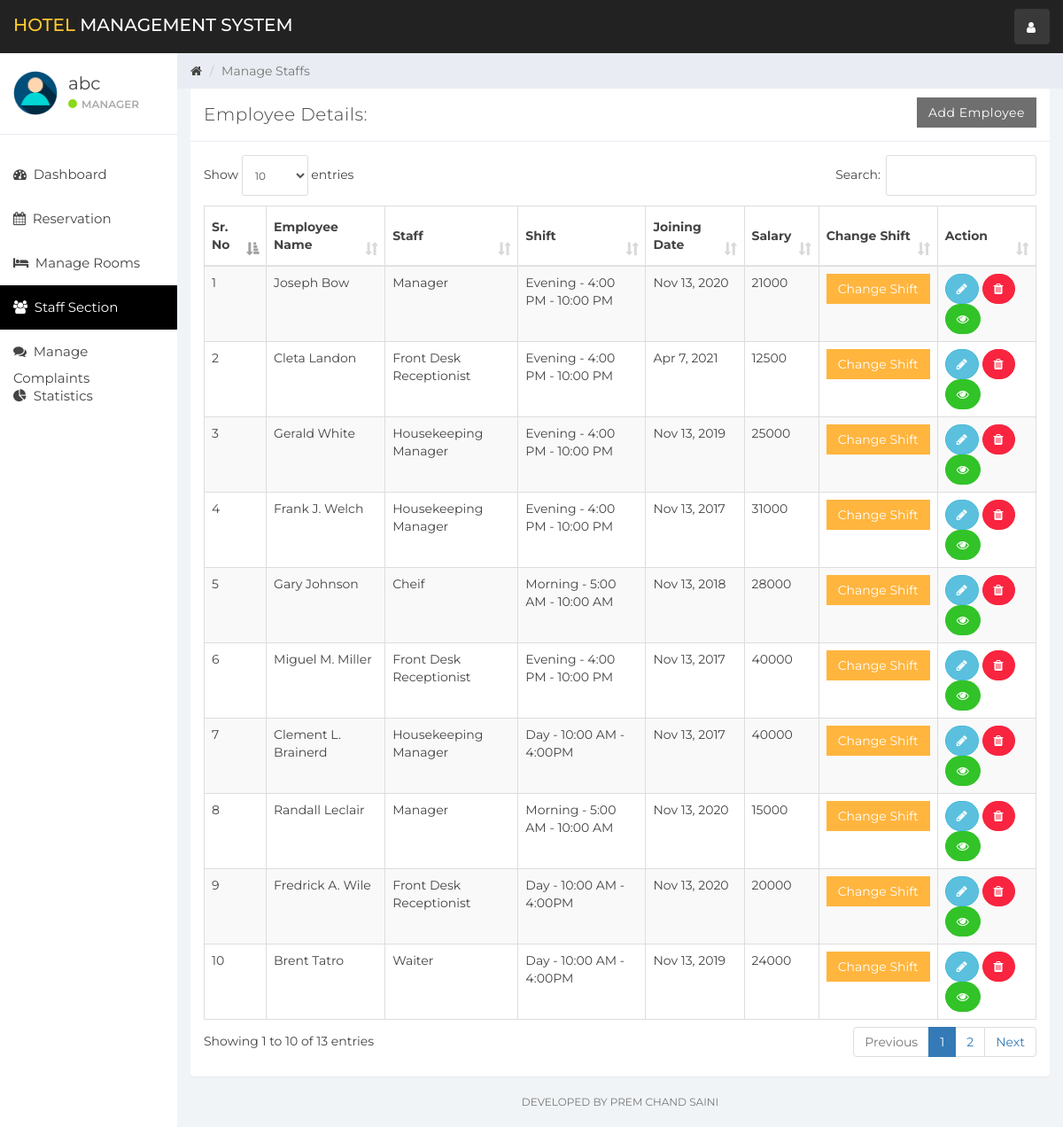
Screenshot of /HotelMS-PHP/index.php?staff_mang (signed in) with the database file from the repository.
### tables this page shows
CREATE TABLE `user` (
  `id` int(11) NOT NULL,
  `name` varchar(100) NOT NULL,
  `username` varchar(15) NOT NULL,
  `email` varchar(100) NOT NULL,
  `password` varchar(100) NOT NULL,
  `created_at` timestamp NOT NULL DEFAULT current_timestamp()
);

CREATE TABLE `staff` (
  `emp_id` int(11) NOT NULL,
  `emp_name` varchar(100) NOT NULL,
  `staff_type_id` int(11) NOT NULL,
  `shift_id` int(11) NOT NULL,
  `id_card_type` int(11) NOT NULL,
  `id_card_no` varchar(20) NOT NULL,
  `address` varchar(100) NOT NULL,
  `contact_no` bigint(20) NOT NULL,
  `salary` bigint(20) NOT NULL,
  `joining_date` timestamp NOT NULL DEFAULT current_timestamp(),
  `updated_at` timestamp NOT NULL DEFAULT current_timestamp() ON UPDATE current_timestamp()
);

CREATE TABLE `staff_type` (
  `staff_type_id` int(10) NOT NULL,
  `staff_type` varchar(100) NOT NULL
);

CREATE TABLE `shift` (
  `shift_id` int(10) NOT NULL,
  `shift` varchar(100) NOT NULL,
  `shift_timing` varchar(100) NOT NULL
);

### HotelMS-PHP/staff_mang.php (the view, shortened to what this page needs)
<div class="col-sm-9 col-sm-offset-3 col-lg-10 col-lg-offset-2 main">
    <div class="row">
        <ol class="breadcrumb">
            <li><a href="#">
                    <em class="fa fa-home"></em>
                </a></li>
            <li class="active">Manage Staffs</li>
        </ol>
    </div>
    <div class="row">
        <div class="col-lg-12">
            <div class="panel panel-default">
                <div class="panel-heading">Employee Details:
                    <a href="index.php?add_emp" class="btn btn-secondary pull-right" style="border-radius:0%">Add Employee</a>
                </div>
                <div class="panel-body">
                    <table class="table table-striped table-bordered table-responsive" cellspacing="0" width="100%"
                           id="rooms">
                        <thead>
                        <tr>
                            <th>Sr. No</th>
                            <th>Employee Name</th>
                            <th>Staff</th>
                            <th>Shift</th>
                            <th>Joining Date</th>
                            <th>Salary</th>
                            <th>Change Shift</th>
                            <th>Action</th>
                        </tr>
                        </thead>
                        <tbody>
                        <?php
                        $staff_query = "SELECT * FROM staff  NATURAL JOIN staff_type NATURAL JOIN shift";
                        $staff_result = mysqli_query($connection, $staff_query);
                        if (mysqli_num_rows($staff_result) > 0) {
                            while ($staff = mysqli_fetch_assoc($staff_result)) { ?>
                                <tr>
                                    <td><?php echo $staff['emp_id']; ?></td>
                                    <td><?php echo $staff['emp_name']; ?></td>
                                    <td><?php echo $staff['staff_type']; ?></td>
                                    <td><?php echo $staff['shift'] . ' - ' . $staff['shift_timing']; ?></td>
                                    <td><?php echo date('M j, Y', strtotime($staff['joining_date'])); ?></td>
                                    <td><?php echo $staff['salary']; ?></td>
                                    <td>
                                        <button class="btn btn-warning" style="border-radius:0%" data-toggle="modal" data-target="#changeShift"
                                                data-id="<?php echo $staff['emp_id']; ?>" id="change_shift">Change Shift</button>
                                    </td>
                                    <td>
                                        <button data-toggle="modal"
                                                data-target="#empDetail<?php echo $staff['emp_id']; ?>"
                                                data-id="<?php echo $staff['emp_id']; ?>" id="editEmp"
                                                class="btn btn-info" style="border-radius:60px;"><i class="fa fa-pencil"></i></button>
                                        <a href='functionmis.php?empid=<?php echo $staff['emp_id']; ?>'
                                           class="btn btn-danger" onclick="return confirm('Are you Sure?')" style="border-radius:60px;"><i
                                                    class="fa fa-trash"></i></a>
                                        <a href='index.php?emp_history&empid=<?php echo $staff['emp_id']; ?>'
                                           class="btn btn-success" title="Employee Histery" style="border-radius:60px;"><i class="fa fa-eye"></i></a>
                                    </td>
                                </tr>
                                <?php
                            }
                        }
                        ?>
                        </tbody>
                    </table>
                </div>
            </div>
        </div>
    </div>
    <div class="row">
        <div class="col-sm-12">
        <p class="back-link">Developed By Prem Chand Saini</p>
        </div>
    </div>
</div>

### HotelMS-PHP/sidebar.php (shortened to what this page needs)
<div id="sidebar-collapse" class="col-sm-3 col-lg-2 sidebar">
    <div class="profile-sidebar">
        <div class="profile-userpic">
            <img src="img/user.png" class="img-responsive" alt="">
        </div>
        <div class="profile-usertitle">
            <div class="profile-usertitle-name"><?php echo $user['name'];?></div>
            <div class="profile-usertitle-status"><span class="indicator label-success"></span>Manager</div>
        </div>
    </div>
    <ul class="nav menu">
    <?php
        if (isset($_GET['dashboard'])){ ?>
            <li class="active">
                <a href="index.php?dashboard"><em class="fa fa-dashboard">&nbsp;</em>
                    Dashboard
                </a>
            </li>
        <?php } else{?>
            <li>
                <a href="index.php?dashboard"><em class="fa fa-dashboard">&nbsp;</em>
                    Dashboard
                </a>
            </li>
        <?php }
        if (isset($_GET['reservation'])){ ?>
            <li class="active">
            <a href="index.php?reservation"><em class="fa fa-calendar">&nbsp;</em>
                    Reservation
                </a>
            </li>
        <?php } else{?>
            <li>
            <a href="index.php?reservation"><em class="fa fa-calendar">&nbsp;</em>
                    Reservation
                </a>
            </li>
        <?php }
        if (isset($_GET['room_mang'])){ ?>
            <li class="active">
                <a href="index.php?room_mang"><em class="fa fa-bed">&nbsp;</em>
                    Manage Rooms
                </a>
            </li>
        <?php } else{?>
            <li>
            <a href="index.php?room_mang"><em class="fa fa-bed">&nbsp;</em>
                    Manage Rooms
                </a>
            </li>
        <?php }
        if (isset($_GET['staff_mang'])){ ?>
            <li class="active">
                <a href="index.php?staff_mang"><em class="fa fa-users">&nbsp;</em>
                    Staff Section
                </a>
            </li>
        <?php }
        if (isset($_GET['complain'])){ ?>
            <li class="active">
                <a href="index.php?complain"><em class="fa fa-comments">&nbsp;</em>
                    Manage Complaints
                </a>
            </li>
        <?php } else{?>
            <li>
                <a href="index.php?complain"><em class="fa fa-comments">&nbsp;</em>
                    Manage Complaints
                </a>
            </li>
        <?php }
        ?>
        <?php
        if (isset($_GET['statistics'])){ ?>
            <li class="active">
                <a href="index.php?statistics"><em class="fa fa-pie-chart">&nbsp;</em>
                    Statistics
                </a>
            </li>
        <?php } else{?>
        <li>
            <a href="index.php?statistics"><em class="fa fa-pie-chart">&nbsp;</em>
                Statistics
            </a>
        </li>
<?php }?>
    </ul>
</div>

### rows the page displays
user: name "abc"
staff: emp_id "1", emp_name "Joseph Bow", staff_type.staff_type "Manager", shift.shift "Evening", shift.shift_timing "4:00 PM - 10:00 PM", joining_date "Nov 13, 2020", salary "21000"
staff: emp_id "2", emp_name "Cleta Landon", staff_type.staff_type "Front Desk Receptionist", shift.shift "Evening", shift.shift_timing "4:00 PM - 10:00 PM", joining_date "Apr 7, 2021", salary "12500"
staff: emp_id "3", emp_name "Gerald White", staff_type.staff_type "Housekeeping Manager", shift.shift "Evening", shift.shift_timing "4:00 PM - 10:00 PM", joining_date "Nov 13, 2019", salary "25000"
staff: emp_id "4", emp_name "Frank J. Welch", staff_type.staff_type "Housekeeping Manager", shift.shift "Evening", shift.shift_timing "4:00 PM - 10:00 PM", joining_date "Nov 13, 2017", salary "31000"
staff: emp_id "5", emp_name "Gary Johnson", staff_type.staff_type "Cheif", shift.shift "Morning", shift.shift_timing "5:00 AM - 10:00 AM", joining_date "Nov 13, 2018", salary "28000"
staff: emp_id "6", emp_name "Miguel M. Miller", staff_type.staff_type "Front Desk Receptionist", shift.shift "Evening", shift.shift_timing "4:00 PM - 10:00 PM", joining_date "Nov 13, 2017", salary "40000"
staff: emp_id "7", emp_name "Clement L. Brainerd", staff_type.staff_type "Housekeeping Manager", shift.shift "Day", shift.shift_timing "10:00 AM - 4:00PM", joining_date "Nov 13, 2017", salary "40000"
staff: emp_id "8", emp_name "Randall Leclair", staff_type.staff_type "Manager", shift.shift "Morning", shift.shift_timing "5:00 AM - 10:00 AM", joining_date "Nov 13, 2020", salary "15000"
staff: emp_id "9", emp_name "Fredrick A. Wile", staff_type.staff_type "Front Desk Receptionist", shift.shift "Day", shift.shift_timing "10:00 AM - 4:00PM", joining_date "Nov 13, 2020", salary "20000"
staff: emp_id "10", emp_name "Brent Tatro", staff_type.staff_type "Waiter", shift.shift "Day", shift.shift_timing "10:00 AM - 4:00PM", joining_date "Nov 13, 2019", salary "24000"
